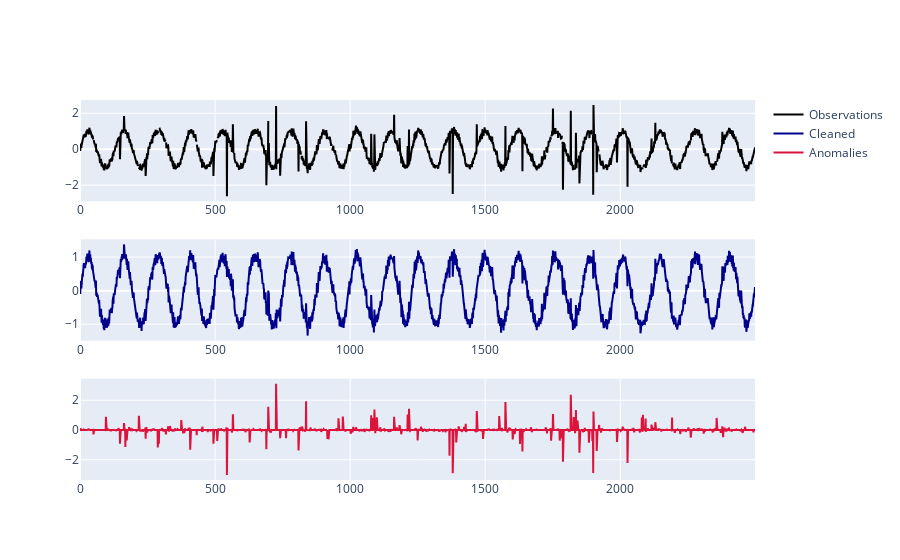

Write notebook code for a chart like this one.
### Markdown cell above
**improve PCA**

### Code cell
%%time

irpca = ImprovedRPCA(signal=samples.tolist(), period=20, lam=0.32)
D, X, A = irpca.compute_improve_rpca()
drawing.plot_matrices([D, X, A])
s1, s2, s3 = irpca.resultRPCA_to_signal()
drawing.plot_signal([s1, s2, s3])

### Figure 1 — Plotly figure (JSON) as saved in the notebook; plotly's stock layout.template omitted (floating-point values rounded to 4 significant figures; data arrays with more than 128 entries replaced by an {"elided": "..."} marker saying what was removed)
{"data": [{"line": {"color": "black"}, "name": "Observations", "type": "scatter", "x": {"elided": "2500 int values"}, "xaxis": "x", "y": {"elided": "2500 float values"}, "yaxis": "y"}, {"line": {"color": "darkblue"}, "name": "Cleaned", "type": "scatter", "x": {"elided": "2500 int values"}, "xaxis": "x2", "y": {"elided": "2500 float values"}, "yaxis": "y2"}, {"line": {"color": "crimson"}, "name": "Anomalies", "type": "scatter", "x": {"elided": "2500 int values"}, "xaxis": "x3", "y": {"elided": "2500 float values"}, "yaxis": "y3"}], "layout": {"xaxis": {"anchor": "y", "domain": [0, 1]}, "xaxis2": {"anchor": "y2", "domain": [0, 1]}, "xaxis3": {"anchor": "y3", "domain": [0, 1]}, "yaxis": {"anchor": "x", "domain": [0.7333, 1]}, "yaxis2": {"anchor": "x2", "domain": [0.3667, 0.6333]}, "yaxis3": {"anchor": "x3", "domain": [0, 0.2667]}}}
